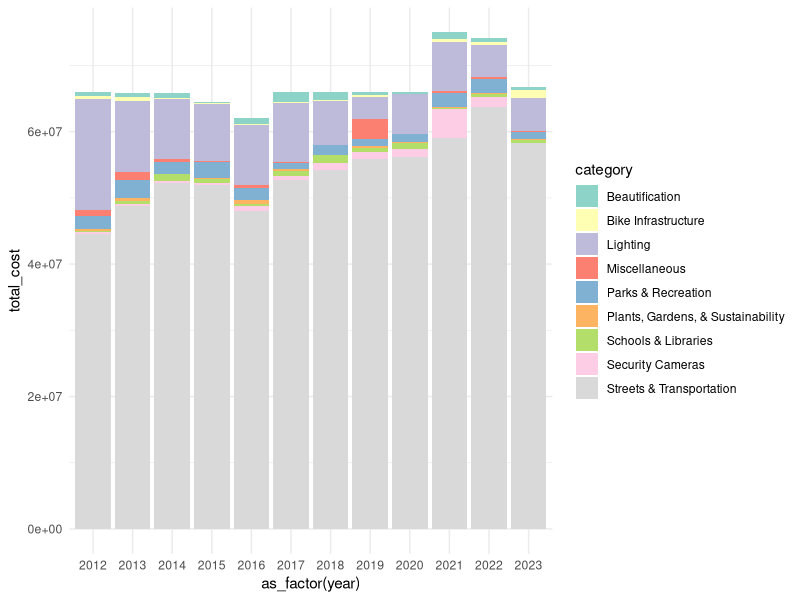
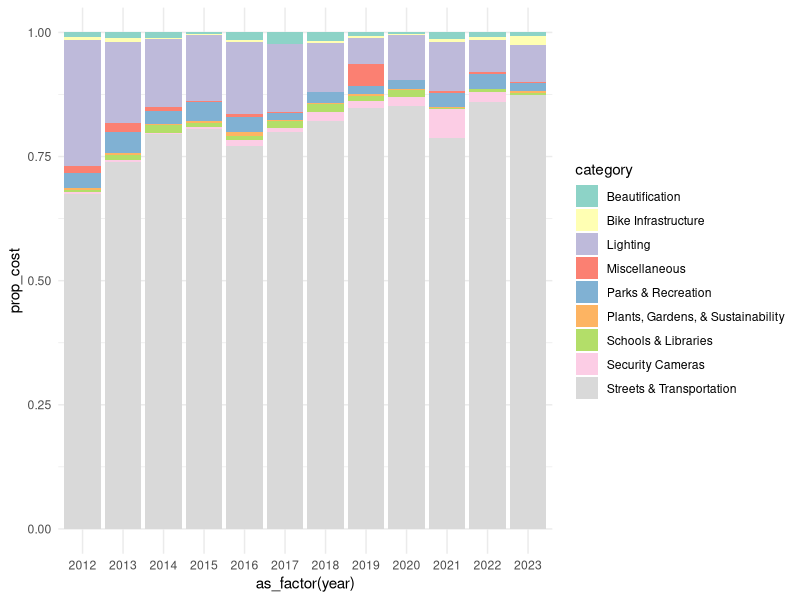
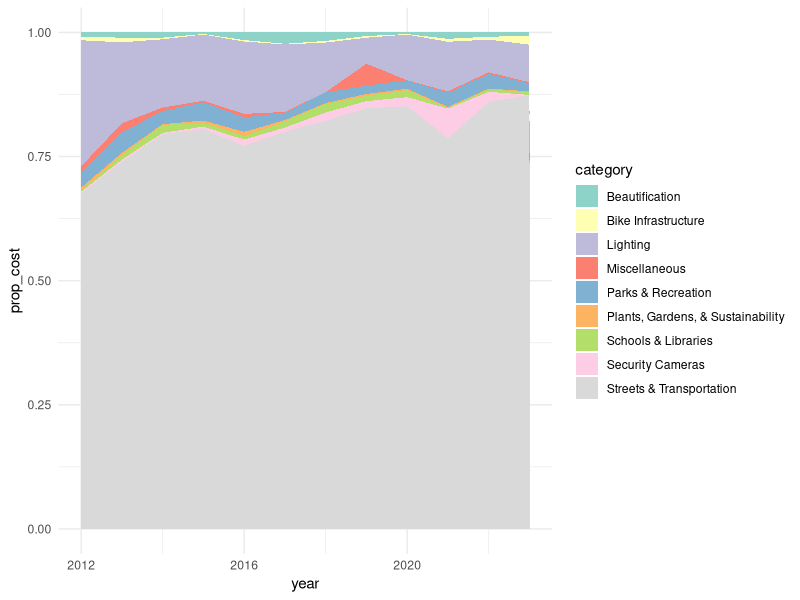
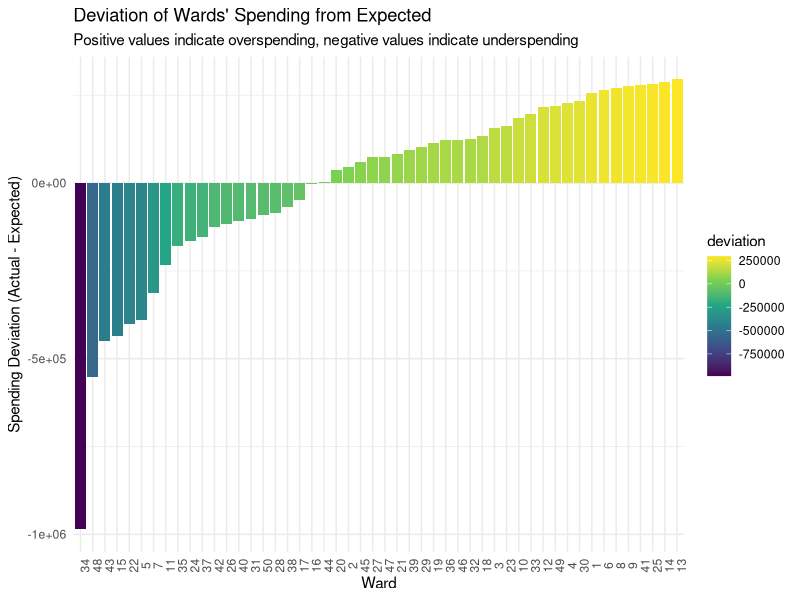

R code for these plots, in order:
## ---- chunk 1
#| label: libraries

library(tidyverse)
library(ggrepel)
theme_set(theme_minimal())
## ---- chunk 2
funds <- read_csv("../data/chicago_spending.csv")

funds |> glimpse()
## ---- chunk 3
#| label: q-parse-number

funds <- funds |>
  mutate(cost = parse_number(cost)) |>
  select(year, ward, cost, category)

funds |>
  slice_sample(n = 5)
## ---- chunk 4
#| label: q-description

funds |>
  count(year)

funds |>
  count(ward)

funds |>
  count(category) |>
  arrange(desc(n))

funds |>
  arrange(desc(cost))

funds |>
  filter(if_any(everything(), is.na))

funds <- funds |>
  mutate(cost = if_else(cost < 0, NA, cost))
## ---- chunk 5
#| label: q-expenditure-table

funds |>
  group_by(category) |>
  summarize(total_cost = sum(cost, na.rm = TRUE)) |>
  mutate(prop_cost = total_cost / sum(total_cost, na.rm = TRUE)) |>
  arrange(desc(total_cost))
## ---- chunk 6
#| label: q-expenditures-viz

funds |>
  group_by(year, category) |>
  summarize(total_cost = sum(cost, na.rm = TRUE)) |>
  ggplot(aes(
    x = as_factor(year),
    y = total_cost,
    fill = category
  )) +
  geom_col(position = "stack") +
  scale_fill_brewer(palette = "Set3")
## ---- chunk 7
#| label: q-expenditures-prop

funds |>
  group_by(year, category) |>
  summarize(total_cost = sum(cost, na.rm = TRUE), .groups = "drop") |>
  group_by(year) |>
  mutate(prop_cost = total_cost / sum(total_cost, na.rm = TRUE)) |>
  ggplot(aes(
    x = as_factor(year),
    y = prop_cost,
    fill = category
  )) +
  geom_col(position = "stack") +
  scale_fill_brewer(palette = "Set3")
## ---- chunk 8
#| label: q-expenditures-area

funds |>
  group_by(year, category) |>
  summarize(total_cost = sum(cost, na.rm = TRUE), .groups = "drop") |>
  group_by(year) |>
  mutate(prop_cost = total_cost / sum(total_cost, na.rm = TRUE)) |>
  ggplot(aes(
    x = year,
    y = prop_cost,
    fill = category
  )) +
  geom_area(position = "stack") +
  scale_fill_brewer(palette = "Set3")
## ---- chunk 9
#| label: q-ward-inequality

funds |>
  group_by(ward) |>
  summarize(total_spend = sum(cost)) |>
  filter(!is.na(total_spend)) |>
  ungroup() |>
  summarize(
    mean_total_spend = mean(total_spend),
    sd_total_spend = sd(total_spend)
  )
## ---- chunk 10
#| label: q-outliers


ward_spending <- funds |>
  group_by(category, ward) |>
  summarize(total_spend = sum(cost, na.rm = TRUE), .groups = "drop")

ward_outliers <- ward_spending |>
  group_by(category) |>
  mutate(
    Q1 = quantile(total_spend, 0.25),
    Q3 = quantile(total_spend, 0.75),
    IQR = Q3 - Q1,
    upper_bound = Q3 + 1.5 * IQR
  ) |>
  filter(total_spend >= upper_bound) |>
  ungroup()

ward_outliers |>
  mutate(spend_over_upper = total_spend - upper_bound) |>
  arrange(desc(spend_over_upper))
## ---- chunk 11
#| label: q-cameras

funds |>
  filter(category == "Security Cameras") |>
  group_by(ward) |>
  summarize(total_spend = sum(cost)) |>
  arrange(desc(total_spend))
## ---- chunk 12
#| label: q-ward-spending


total_spending <- funds |>
  summarize(total_cost = sum(cost, na.rm = TRUE)) |>
  pull(total_cost)

ward_spending <- funds |>
  group_by(ward) |>
  summarize(ward_total = sum(cost, na.rm = TRUE), .groups = "drop")

n_wards <- funds |>
  summarize(max_ward = max(ward)) |>
  pull(max_ward)
expected_spending <- total_spending / n_wards

ward_spending <- ward_spending |>
  mutate(
    expected_spend = expected_spending,
    deviation = ward_total - expected_spend
  ) |>
  arrange(desc(deviation))

ward_spending |>
  ggplot(aes(
    x = fct_reorder(factor(ward), deviation),
    y = deviation,
    fill = deviation
  )) +
  geom_col() +
  scale_fill_viridis_c() +
  labs(
    title = "Deviation of Wards' Spending from Expected",
    subtitle = "Positive values indicate overspending, negative values indicate underspending",
    x = "Ward",
    y = "Spending Deviation (Actual - Expected)"
  ) +
  theme(axis.text.x = element_text(angle = 90))
